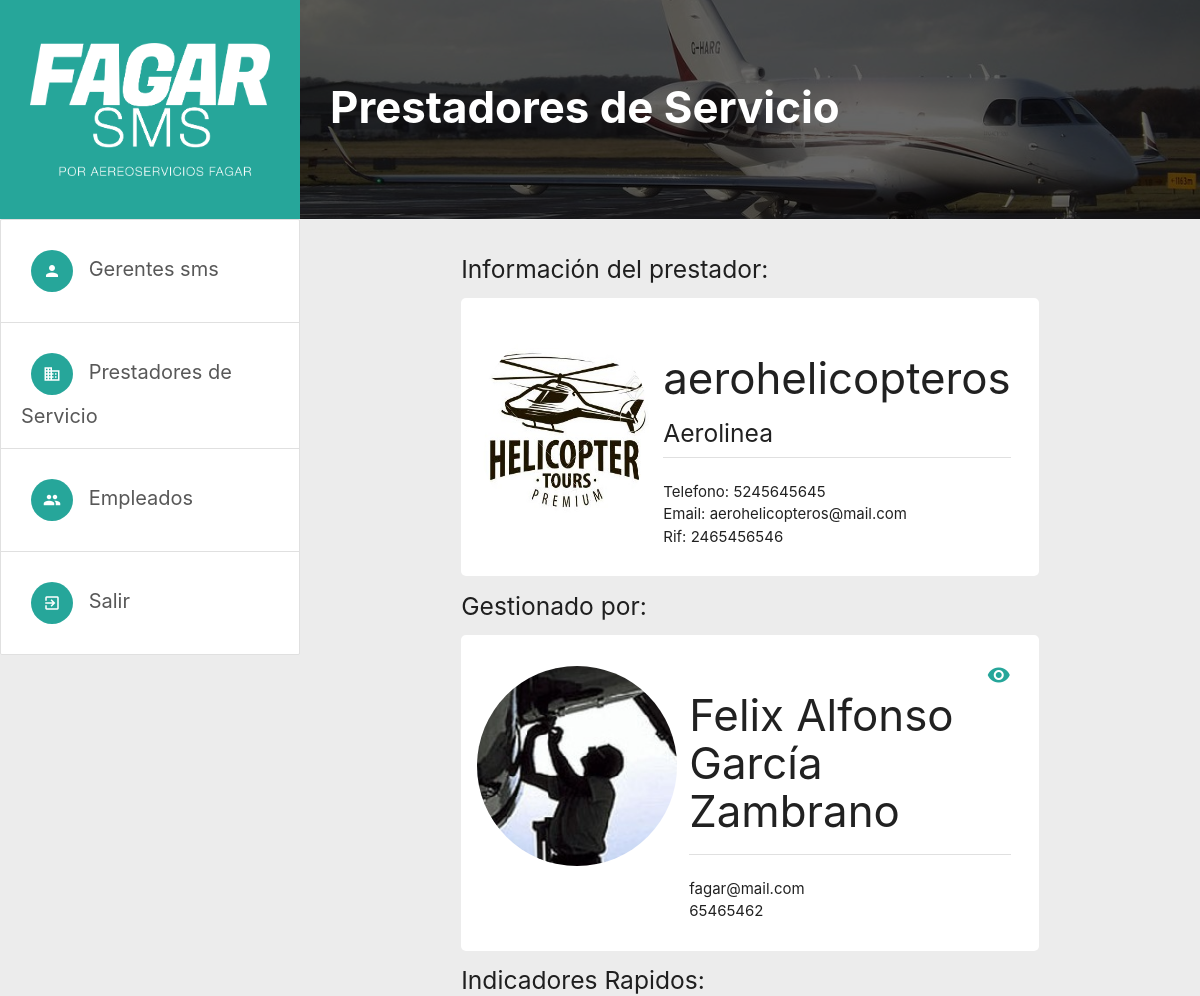
/dashboard/comapny-detail/1/, run on the app's committed database.
### users/models.py (models this page shows, shortened)
class Company(models.Model):
    company_sms_manager = models.ForeignKey(SmsManager, on_delete=models.CASCADE, related_name='managed_by')
    name                = models.CharField(max_length=100)
    type_of_company     = models.CharField(max_length=1, choices=TYPE_OF_COMPANY, blank=True)
    phone               = models.PositiveBigIntegerField(null=False, default=0)
    company_logo        = models.ImageField(upload_to='companys/company_logos/', default='companys/company_logos/default_company_logo.png')
    rif                 = models.PositiveBigIntegerField(null=False, default=0)
    company_mail        = models.EmailField(blank=False, default='mail@mail.com')

class SmsManager(models.Model):
    user        = models.OneToOneField(User, on_delete=models.CASCADE, primary_key=True)
    name        = models.CharField(max_length=50)
    last_name   = models.CharField(max_length=50)
    career      = models.CharField(max_length=50, default='')
    phone       = models.PositiveBigIntegerField(null=False, default=0)
    photo       = models.ImageField(upload_to='sms_managers/profile_pics/', default='sms_managers/profile_pics/default_user_profile_pic.png')

class User(AbstractBaseUser, PermissionsMixin):
    email           = models.EmailField(unique=True, blank=False)
    is_sms_manager	= models.BooleanField(default=False)
    is_employee	= models.BooleanField(default=False)
    is_superuser = models.BooleanField(
        _('superuser status'),
        default=False,
        help_text=_('Do you think you can be a Superuser?'),
    )
    is_staff = models.BooleanField(
        _('staff status'),
        default=False,
        help_text=_('Designates whether the user can log into this site.'),
    )
    is_active = models.BooleanField(
        _('active'),
        default=True,
        help_text=_(
            'Designates whether this user should be treated as active. '
            'Unselect this instead of deleting accounts.'
        ),
    )
    USERNAME_FIELD = 'email'
    objects = MyUserManager()
    def __str__(self):
        return self.email

### superuser/views.py (the view)
# urls.py: path('dashboard/comapny-detail/<int:id>/', AdminDetailCompanyView.as_view(), name='company-detail'),
class AdminDetailCompanyView(DetailView):
    template_name = 'superuser/organization/organizationDetail.html'
    model         = Company
    def get_object(self):
        id_ = self.kwargs.get("id")
        return get_object_or_404(Company, id=id_)

### superuser/templates/superuser/organization/organizationDetail.html (shortened to what this page needs)
{% extends '../AdminDashboard.html' %}
{% load static %}
{% block dashboard %}
{% include './organizationHeader.html' %}
<div class="col m2 hide-on-med-and-down">
</div>
<div class="col s12 m8 center-by-margin">
    <h5>Información del prestador:</h5>
    <div class="card horizontal mt-1 hide-on-med-and-down">
        <div class="card-image">
            <img src="{{ object.company_logo.url }}" class="profile-pic-medium mt-1 mb-1">
        </div>
        <div class="card-stacked">
            <div class="card-content">
                <h3>{{ object.name }}</h3>
                <h5>
                    {% if object.type_of_company == '2' %}
                        Aerolinea<br>
                    {% endif %}
                </h5>
                <div class="divider"></div>
                <br>
                <p>Telefono: {{ object.phone }}</p>
                <p>Email: {{ object.company_mail }}</p>
                <p>Rif: {{ object.rif }}</p>
            </div>
        </div>
    </div>
    <h5>Gestionado por:</h5>
    <div class="card horizontal mt-1 hide-on-med-and-down">
        <div class="card-image">
            <img src="{{ object.company_sms_manager.photo.url }}" class="profile-pic-medium mt-1 mb-1">
        </div>
        <div class="card-stacked">
            <div class="card-content">
                <a href="{% url 'superuser:sms-manager-detail' object.company_sms_manager.user.id %}" class="secondary-content"><i class="material-icons">remove_red_eye</i></a>
                <h3>{{ object.company_sms_manager.name }} {{ object.company_sms_manager.last_name }}</h3>
                <div class="divider"></div>
                <br>
                <p>{{ object.company_sms_manager.user }}</p>
                <p>{{ object.company_sms_manager.phone }}</p>
            </div>
        </div>
    </div>
    <h5>Indicadores Rapidos:</h5>
    </div>
</div>
{% endblock %}

### static/css/dashboard.css (style rules this page uses)
.profile-pic-medium { height: 200px; width: auto !important; border-radius: 50% !important; max-width: 200px; }
.card .card-content { padding: 12px !important; }

### static/css/margins.css (style rules this page uses)
.mb-1 { margin-bottom: 1rem !important; }
.mt-1 { margin-top: 1rem !important; }

### static/css/util.css (style rules this page uses)
.center-by-margin { margin-left: auto !important; margin-right: auto !important; }

### static/css/newstyles.css (style rules this page uses)
html { background-color: #ececec; }
.main-content .main-content-center > .row, .card.horizontal, .collection-header { padding: 16px !important; background-color: #fff !important; border-radius: 5px !important; }
.main-content .main-content-center > .row *, .card.horizontal, .collection-header { box-shadow: none !important; }

### data on the page
Company: company_logo (picture), name "aerohelicopteros", phone "5245645645", company_mail "aerohelicopteros@mail.com", rif "2465456546", company_sms_manager.photo (picture), company_sms_manager.name "Felix Alfonso", company_sms_manager.last_name "García Zambrano", company_sms_manager.user "fagar@mail.com", company_sms_manager.phone "65465462"
